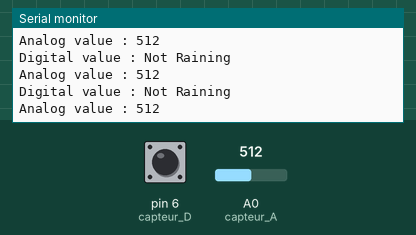
This sketch was run on a simulated Arduino Uno, built with avr-gcc and run on an emulated ATmega328P. Parts: the last lines printed to the serial monitor. Inputs (shaded band) come from the test bench; at power-on: A0 (capteur_A) = 512, pin 6 (capteur_D) HIGH.

Above: at 5.9 s.
6.0 s: A0 (capteur_A) set to 108
At 6.7 s:
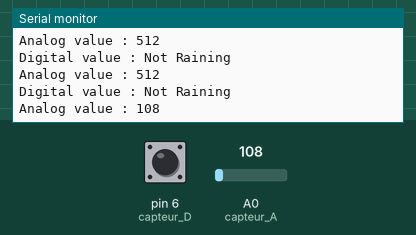
10.1 s: A0 (capteur_A) set to 90
At 10.9 s:
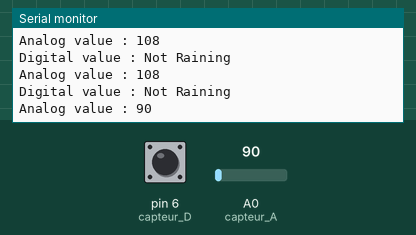
Timing chart, 0 to 12.6 s (numbered marks = the images above; inputs shaded):
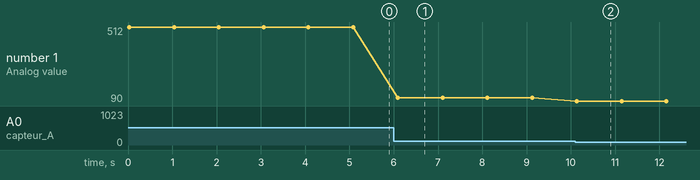

Measured:
- after the input at 6.0 s, the serial monitor: prints a new line after 0.09 s (image 1)
- after the input at 10.1 s, the serial monitor: prints a new line at once (image 2)
- plotted number 1: 512 → 108 after the input at 6.0 s, 108 → 90 after the input at 10.1 s

The sketch:

rain.ino
```cpp
const int capteur_D = 6;
const int capteur_A = A0;

int val_analogique;

void setup()
{
  pinMode(capteur_D, INPUT);
  pinMode(capteur_A, INPUT);
  Serial.begin(9600);
}

void loop()
{
if(digitalRead(capteur_D) == LOW)
  {
    Serial.println("Digital value : Raining");
    delay(10);
  }
else
  {
    Serial.println("Digital value : Not Raining");
    delay(10);
  }
val_analogique=analogRead(capteur_A);
 Serial.print("Analog value : ");
 Serial.println(val_analogique);
 Serial.println("");
  delay(1000);
}
```
